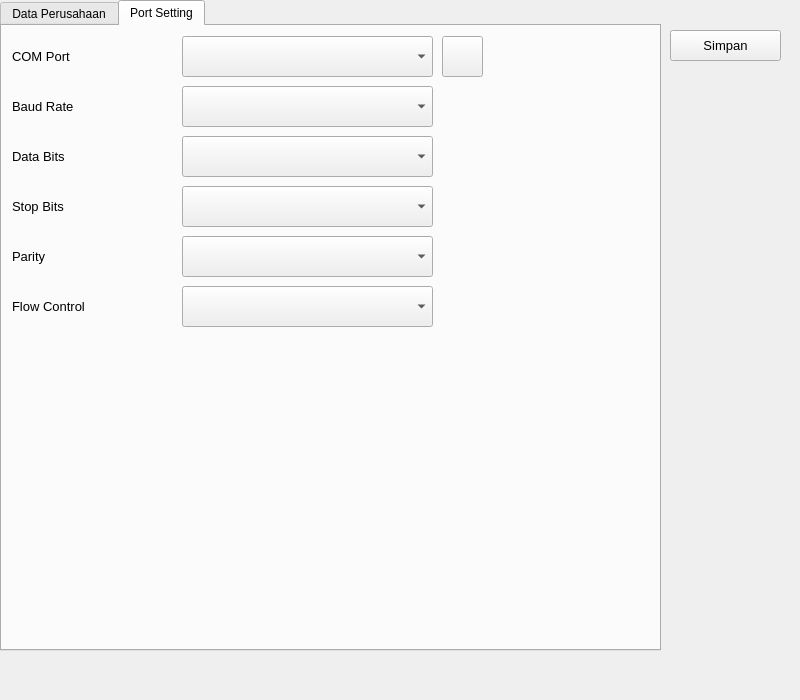
<?xml version="1.0" encoding="UTF-8"?>
<ui version="4.0">
 <class>Form</class>
 <widget class="QWidget" name="Form">
  <property name="geometry">
   <rect>
    <x>0</x>
    <y>0</y>
    <width>800</width>
    <height>700</height>
   </rect>
  </property>
  <property name="windowTitle">
   <string>Form</string>
  </property>
  <widget class="QPushButton" name="btnSave">
   <property name="geometry">
    <rect>
     <x>670</x>
     <y>30</y>
     <width>111</width>
     <height>31</height>
    </rect>
   </property>
   <property name="font">
    <font>
     <pointsize>10</pointsize>
    </font>
   </property>
   <property name="text">
    <string>Simpan</string>
   </property>
  </widget>
  <widget class="QTabWidget" name="tabWidget">
   <property name="geometry">
    <rect>
     <x>0</x>
     <y>0</y>
     <width>661</width>
     <height>651</height>
    </rect>
   </property>
   <property name="currentIndex">
    <number>1</number>
   </property>
   <widget class="QWidget" name="tab">
    <attribute name="title">
     <string>Data Perusahaan</string>
    </attribute>
    <widget class="QLabel" name="label_3">
     <property name="geometry">
      <rect>
       <x>10</x>
       <y>180</y>
       <width>151</width>
       <height>41</height>
      </rect>
     </property>
     <property name="font">
      <font>
       <pointsize>10</pointsize>
      </font>
     </property>
     <property name="text">
      <string>Telepon</string>
     </property>
    </widget>
    <widget class="QLabel" name="label_2">
     <property name="geometry">
      <rect>
       <x>10</x>
       <y>60</y>
       <width>151</width>
       <height>41</height>
      </rect>
     </property>
     <property name="font">
      <font>
       <pointsize>10</pointsize>
      </font>
     </property>
     <property name="text">
      <string>Alamat Perusahaan</string>
     </property>
    </widget>
    <widget class="QLabel" name="label">
     <property name="geometry">
      <rect>
       <x>10</x>
       <y>10</y>
       <width>151</width>
       <height>41</height>
      </rect>
     </property>
     <property name="font">
      <font>
       <pointsize>10</pointsize>
      </font>
     </property>
     <property name="text">
      <string>Nama Perusahaan</string>
     </property>
    </widget>
    <widget class="QLineEdit" name="edTelepon">
     <property name="geometry">
      <rect>
       <x>170</x>
       <y>180</y>
       <width>391</width>
       <height>41</height>
      </rect>
     </property>
     <property name="font">
      <font>
       <pointsize>10</pointsize>
      </font>
     </property>
    </widget>
    <widget class="QTextEdit" name="txtedAlamat">
     <property name="geometry">
      <rect>
       <x>170</x>
       <y>60</y>
       <width>391</width>
       <height>111</height>
      </rect>
     </property>
     <property name="font">
      <font>
       <pointsize>10</pointsize>
      </font>
     </property>
    </widget>
    <widget class="QLineEdit" name="edNama">
     <property name="geometry">
      <rect>
       <x>170</x>
       <y>10</y>
       <width>391</width>
       <height>41</height>
      </rect>
     </property>
     <property name="font">
      <font>
       <pointsize>10</pointsize>
      </font>
     </property>
    </widget>
   </widget>
   <widget class="QWidget" name="tab_2">
    <attribute name="title">
     <string>Port Setting</string>
    </attribute>
    <widget class="QLabel" name="label_4">
     <property name="geometry">
      <rect>
       <x>10</x>
       <y>10</y>
       <width>151</width>
       <height>41</height>
      </rect>
     </property>
     <property name="font">
      <font>
       <pointsize>10</pointsize>
      </font>
     </property>
     <property name="text">
      <string>COM Port</string>
     </property>
    </widget>
    <widget class="QLabel" name="label_5">
     <property name="geometry">
      <rect>
       <x>10</x>
       <y>60</y>
       <width>151</width>
       <height>41</height>
      </rect>
     </property>
     <property name="font">
      <font>
       <pointsize>10</pointsize>
      </font>
     </property>
     <property name="text">
      <string>Baud Rate</string>
     </property>
    </widget>
    <widget class="QLabel" name="label_6">
     <property name="geometry">
      <rect>
       <x>10</x>
       <y>110</y>
       <width>151</width>
       <height>41</height>
      </rect>
     </property>
     <property name="font">
      <font>
       <pointsize>10</pointsize>
      </font>
     </property>
     <property name="text">
      <string>Data Bits</string>
     </property>
    </widget>
    <widget class="QComboBox" name="cbbComport">
     <property name="geometry">
      <rect>
       <x>180</x>
       <y>10</y>
       <width>251</width>
       <height>41</height>
      </rect>
     </property>
     <property name="font">
      <font>
       <pointsize>10</pointsize>
      </font>
     </property>
    </widget>
    <widget class="QComboBox" name="cbbBaudrate">
     <property name="geometry">
      <rect>
       <x>180</x>
       <y>60</y>
       <width>251</width>
       <height>41</height>
      </rect>
     </property>
     <property name="font">
      <font>
       <pointsize>10</pointsize>
      </font>
     </property>
    </widget>
    <widget class="QComboBox" name="cbbDatabits">
     <property name="geometry">
      <rect>
       <x>180</x>
       <y>110</y>
       <width>251</width>
       <height>41</height>
      </rect>
     </property>
     <property name="font">
      <font>
       <pointsize>10</pointsize>
      </font>
     </property>
    </widget>
    <widget class="QComboBox" name="cbbStopbits">
     <property name="geometry">
      <rect>
       <x>180</x>
       <y>160</y>
       <width>251</width>
       <height>41</height>
      </rect>
     </property>
     <property name="font">
      <font>
       <pointsize>10</pointsize>
      </font>
     </property>
    </widget>
    <widget class="QLabel" name="label_7">
     <property name="geometry">
      <rect>
       <x>10</x>
       <y>160</y>
       <width>151</width>
       <height>41</height>
      </rect>
     </property>
     <property name="font">
      <font>
       <pointsize>10</pointsize>
      </font>
     </property>
     <property name="text">
      <string>Stop Bits</string>
     </property>
    </widget>
    <widget class="QComboBox" name="cbbParity">
     <property name="geometry">
      <rect>
       <x>180</x>
       <y>210</y>
       <width>251</width>
       <height>41</height>
      </rect>
     </property>
     <property name="font">
      <font>
       <pointsize>10</pointsize>
      </font>
     </property>
    </widget>
    <widget class="QLabel" name="label_8">
     <property name="geometry">
      <rect>
       <x>10</x>
       <y>210</y>
       <width>151</width>
       <height>41</height>
      </rect>
     </property>
     <property name="font">
      <font>
       <pointsize>10</pointsize>
      </font>
     </property>
     <property name="text">
      <string>Parity</string>
     </property>
    </widget>
    <widget class="QComboBox" name="cbbFlowcontrol">
     <property name="geometry">
      <rect>
       <x>180</x>
       <y>260</y>
       <width>251</width>
       <height>41</height>
      </rect>
     </property>
     <property name="font">
      <font>
       <pointsize>10</pointsize>
      </font>
     </property>
    </widget>
    <widget class="QLabel" name="label_9">
     <property name="geometry">
      <rect>
       <x>10</x>
       <y>260</y>
       <width>151</width>
       <height>41</height>
      </rect>
     </property>
     <property name="font">
      <font>
       <pointsize>10</pointsize>
      </font>
     </property>
     <property name="text">
      <string>Flow Control</string>
     </property>
    </widget>
    <widget class="QPushButton" name="btnRefresh">
     <property name="geometry">
      <rect>
       <x>440</x>
       <y>10</y>
       <width>41</width>
       <height>41</height>
      </rect>
     </property>
     <property name="font">
      <font>
       <pointsize>10</pointsize>
      </font>
     </property>
     <property name="text">
      <string/>
     </property>
     <property name="icon">
      <iconset>
       <normaloff>../resources/icon/refresh-icon-10846.png</normaloff>../resources/icon/refresh-icon-10846.png</iconset>
     </property>
    </widget>
   </widget>
  </widget>
 </widget>
 <tabstops>
  <tabstop>edNama</tabstop>
  <tabstop>txtedAlamat</tabstop>
  <tabstop>edTelepon</tabstop>
  <tabstop>cbbComport</tabstop>
  <tabstop>cbbBaudrate</tabstop>
  <tabstop>cbbDatabits</tabstop>
  <tabstop>cbbStopbits</tabstop>
  <tabstop>cbbParity</tabstop>
  <tabstop>cbbFlowcontrol</tabstop>
  <tabstop>btnSave</tabstop>
  <tabstop>tabWidget</tabstop>
 </tabstops>
 <resources/>
 <connections/>
</ui>
